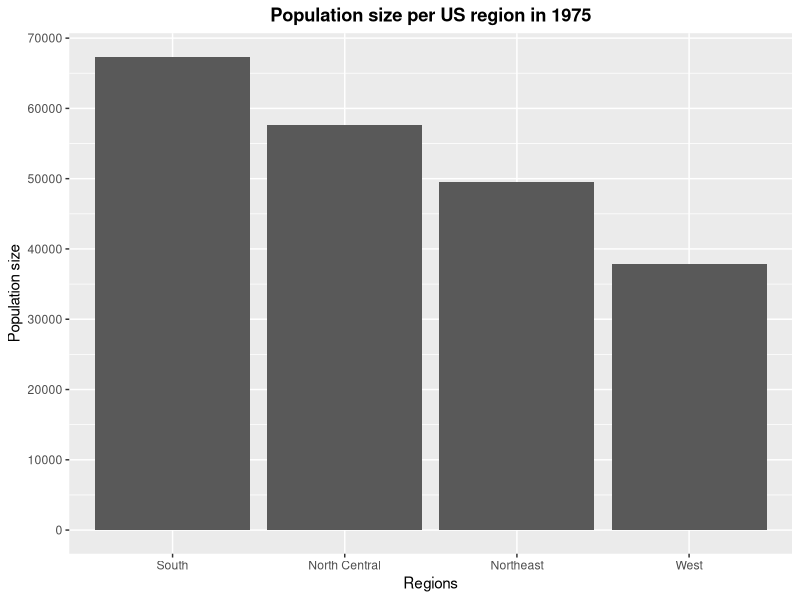
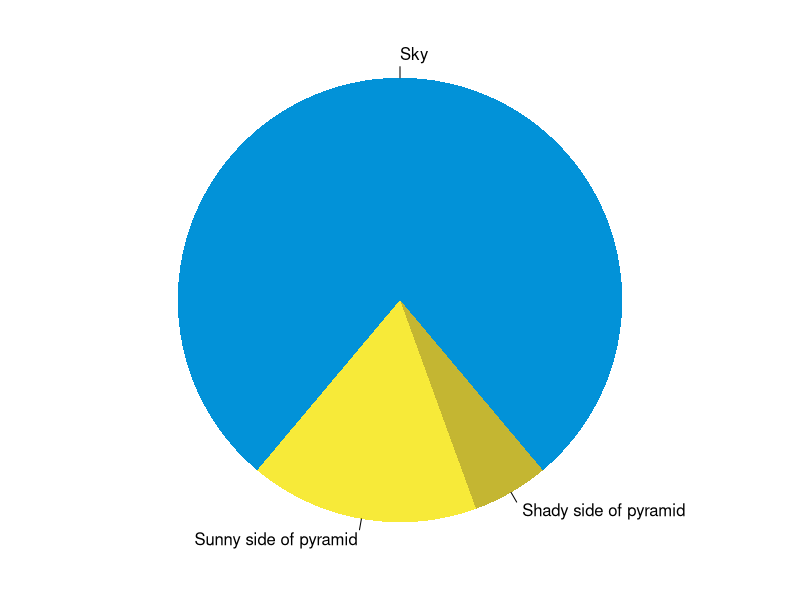

Source code (R) for these figures, in order:
## ---- chunk 1
knitr::opts_chunk$set(collapse = TRUE)
library(tidyverse)

US_states77 = data.frame(state.x77) %>%
  rownames_to_column(., var = "State") %>%
  tibble(Region = state.region,
         Division = state.division,
         Longitude = state.center$x,
         Latitude = state.center$y)

## ---- chunk 2
US_states77 %>%
  group_by(Region) %>%
  summarise(Population = sum(Population)) %>%
  ggplot() +
  geom_col(aes(x=reorder(Region, -Population), y=Population)) +
  scale_y_continuous(breaks = seq(from = 0, to = 70000, by = 10000))+
  labs(x='Regions', 
       y='Population size')+
  ggtitle("Population size per US region in 1975")+
  theme(plot.title = element_text(hjust = 0.5,face="bold"))


## ---- chunk 3
par(mar = c(0, 1, 0, 1))
pie(
  c(280, 60, 20),
  c('Sky', 'Sunny side of pyramid', 'Shady side of pyramid'),
  col = c('#0292D8', '#F7EA39', '#C4B632'),
  init.angle = -50, border = NA
)
